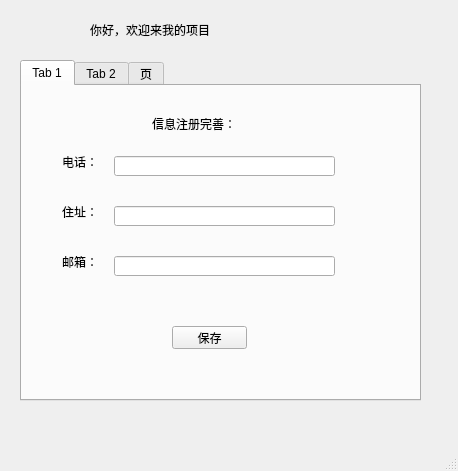
<?xml version="1.0" encoding="UTF-8"?>
<ui version="4.0">
 <class>HomeWindow</class>
 <widget class="QMainWindow" name="HomeWindow">
  <property name="geometry">
   <rect>
    <x>0</x>
    <y>0</y>
    <width>458</width>
    <height>471</height>
   </rect>
  </property>
  <property name="windowTitle">
   <string>MainWindow</string>
  </property>
  <widget class="QWidget" name="centralwidget">
   <widget class="QLabel" name="label">
    <property name="geometry">
     <rect>
      <x>90</x>
      <y>20</y>
      <width>301</width>
      <height>20</height>
     </rect>
    </property>
    <property name="text">
     <string>你好，欢迎来我的项目</string>
    </property>
   </widget>
   <widget class="QTabWidget" name="tabWidget">
    <property name="geometry">
     <rect>
      <x>20</x>
      <y>60</y>
      <width>401</width>
      <height>341</height>
     </rect>
    </property>
    <property name="currentIndex">
     <number>0</number>
    </property>
    <widget class="QWidget" name="tab">
     <attribute name="title">
      <string>Tab 1</string>
     </attribute>
     <widget class="QLabel" name="label_2">
      <property name="geometry">
       <rect>
        <x>130</x>
        <y>30</y>
        <width>171</width>
        <height>16</height>
       </rect>
      </property>
      <property name="text">
       <string>信息注册完善：</string>
      </property>
     </widget>
     <widget class="QLabel" name="label_3">
      <property name="geometry">
       <rect>
        <x>40</x>
        <y>70</y>
        <width>54</width>
        <height>12</height>
       </rect>
      </property>
      <property name="text">
       <string>电话：</string>
      </property>
     </widget>
     <widget class="QLabel" name="label_4">
      <property name="geometry">
       <rect>
        <x>40</x>
        <y>120</y>
        <width>54</width>
        <height>12</height>
       </rect>
      </property>
      <property name="text">
       <string>住址：</string>
      </property>
     </widget>
     <widget class="QLabel" name="label_5">
      <property name="geometry">
       <rect>
        <x>40</x>
        <y>170</y>
        <width>54</width>
        <height>12</height>
       </rect>
      </property>
      <property name="text">
       <string>邮箱：</string>
      </property>
     </widget>
     <widget class="QLineEdit" name="lineEditTel">
      <property name="geometry">
       <rect>
        <x>92</x>
        <y>70</y>
        <width>221</width>
        <height>20</height>
       </rect>
      </property>
     </widget>
     <widget class="QLineEdit" name="lineEditAddress">
      <property name="geometry">
       <rect>
        <x>92</x>
        <y>120</y>
        <width>221</width>
        <height>20</height>
       </rect>
      </property>
     </widget>
     <widget class="QLineEdit" name="lineEditEmail">
      <property name="geometry">
       <rect>
        <x>92</x>
        <y>170</y>
        <width>221</width>
        <height>20</height>
       </rect>
      </property>
     </widget>
     <widget class="QPushButton" name="pushButtonSaveUserInfo">
      <property name="geometry">
       <rect>
        <x>150</x>
        <y>240</y>
        <width>75</width>
        <height>23</height>
       </rect>
      </property>
      <property name="text">
       <string>保存</string>
      </property>
     </widget>
    </widget>
    <widget class="QWidget" name="tab_2">
     <attribute name="title">
      <string>Tab 2</string>
     </attribute>
     <widget class="QTextEdit" name="textEditAdvice">
      <property name="geometry">
       <rect>
        <x>40</x>
        <y>80</y>
        <width>301</width>
        <height>191</height>
       </rect>
      </property>
     </widget>
     <widget class="QLabel" name="label_6">
      <property name="geometry">
       <rect>
        <x>130</x>
        <y>30</y>
        <width>54</width>
        <height>12</height>
       </rect>
      </property>
      <property name="text">
       <string>提交建议</string>
      </property>
     </widget>
     <widget class="QLabel" name="label_7">
      <property name="geometry">
       <rect>
        <x>40</x>
        <y>50</y>
        <width>321</width>
        <height>20</height>
       </rect>
      </property>
      <property name="text">
       <string>请输入您对我们的建议：</string>
      </property>
     </widget>
     <widget class="QPushButton" name="pushButtonSubmitAdvice">
      <property name="geometry">
       <rect>
        <x>130</x>
        <y>280</y>
        <width>75</width>
        <height>23</height>
       </rect>
      </property>
      <property name="text">
       <string>提交</string>
      </property>
     </widget>
    </widget>
    <widget class="QWidget" name="tab_3">
     <attribute name="title">
      <string>页</string>
     </attribute>
    </widget>
   </widget>
  </widget>
  <widget class="QMenuBar" name="menubar">
   <property name="geometry">
    <rect>
     <x>0</x>
     <y>0</y>
     <width>458</width>
     <height>23</height>
    </rect>
   </property>
  </widget>
  <widget class="QStatusBar" name="statusbar"/>
 </widget>
 <resources/>
 <connections/>
</ui>
